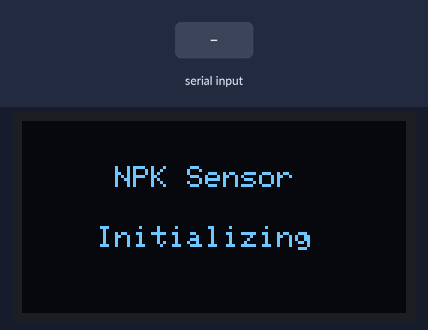
The sketch below on a simulated ESP32. Shown: 128×64 one-colour display. Inputs (shaded band) come from the test bench. What the sketch prints to the serial monitor is not drawn.

Above: at 0.6 s.
At 6.9 s:
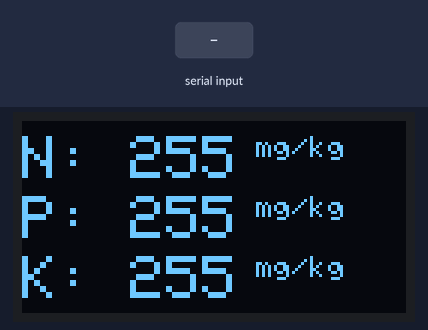
7.0 s: "1" received over the second serial link
Timing chart, 0 to 10.0 s (numbered marks = the images above; inputs shaded):
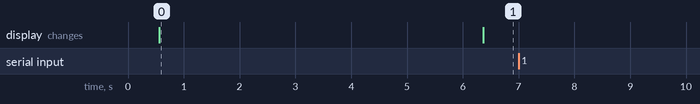

The sketch:

Test_NPK_ESP.ino
```cpp
#include <SoftwareSerial.h>


#include <Wire.h>
#include <Adafruit_GFX.h>
#include <Adafruit_SSD1306.h>

#define SCREEN_WIDTH 128    // OLED display width, in pixels
#define SCREEN_HEIGHT 64    // OLED display height, in pixels
#define OLED_RESET -1       // Reset pin # (or -1 if sharing Arduino reset pin)
Adafruit_SSD1306 display(SCREEN_WIDTH, SCREEN_HEIGHT, &Wire, OLED_RESET);

#define RE 32
#define DE 33

//const byte code[]= {0x01, 0x03, 0x00, 0x1e, 0x00, 0x03, 0x65, 0xCD};
const byte nitro[] = {0x01,0x03, 0x00, 0x1e, 0x00, 0x01, 0xe4, 0x0c};
const byte phos[] = {0x01,0x03, 0x00, 0x1f, 0x00, 0x01, 0xb5, 0xcc};
const byte pota[] = {0x01,0x03, 0x00, 0x20, 0x00, 0x01, 0x85, 0xc0};

byte values[11];
SoftwareSerial mod(26,27);

void setup() {
  Serial.begin(115200);
  mod.begin(9600);
  pinMode(RE, OUTPUT);
  pinMode(DE, OUTPUT);

  display.begin(SSD1306_SWITCHCAPVCC, 0x3C); //initialize with the I2C addr 0x3C (128x64)
  delay(500);
  display.clearDisplay();
  display.setCursor(25, 15);
  display.setTextSize(1);
  display.setTextColor(WHITE);
  display.println(" NPK Sensor");
  display.setCursor(25, 35);
  display.setTextSize(1);
  display.print("Initializing");
  display.display();
  delay(3000);
}

void loop() {

 byte n,p,k;
  n = nitrogen();
  delay(250);
  p = phosphorous();
  delay(250);
  k = potassium();
  delay(250);


  Serial.print("Nitrogen: ");
  Serial.print(n);
  Serial.println(" mg/kg");
  Serial.print("Phosphorous: ");
  Serial.print(p);
  Serial.println(" mg/kg");
  Serial.print("Potassium: ");
  Serial.print(k);
  Serial.println(" mg/kg");
  delay(2000);

  display.clearDisplay();


  display.setTextSize(2);
  display.setCursor(0, 5);
  display.print("N: ");
  display.print(n);
  display.setTextSize(1);
  display.print(" mg/kg");

  display.setTextSize(2);
  display.setCursor(0, 25);
  display.print("P: ");
  display.print(p);
  display.setTextSize(1);
  display.print(" mg/kg");

  display.setTextSize(2);
  display.setCursor(0, 45);
  display.print("K: ");
  display.print(k);
  display.setTextSize(1);
  display.print(" mg/kg");

  display.display();
}

byte nitrogen(){
  digitalWrite(DE,HIGH);
  digitalWrite(RE,HIGH);
  delay(10);
  if(mod.write(nitro,sizeof(nitro))==8){
    digitalWrite(DE,LOW);
    digitalWrite(RE,LOW);
    for(byte i=0;i<7;i++){
    //Serial.print(mod.read(),HEX);
    values[i] = mod.read();
    Serial.print(values[i],HEX);
    }
    Serial.println();
  }
  return values[4];
}

byte phosphorous(){
  digitalWrite(DE,HIGH);
  digitalWrite(RE,HIGH);
  delay(10);
  if(mod.write(phos,sizeof(phos))==8){
    digitalWrite(DE,LOW);
    digitalWrite(RE,LOW);
    for(byte i=0;i<7;i++){
    //Serial.print(mod.read(),HEX);
    values[i] = mod.read();
    Serial.print(values[i],HEX);
    }
    Serial.println();
  }
  return values[4];
}

byte potassium(){
  digitalWrite(DE,HIGH);
  digitalWrite(RE,HIGH);
  delay(10);
  if(mod.write(pota,sizeof(pota))==8){
    digitalWrite(DE,LOW);
    digitalWrite(RE,LOW);
    for(byte i=0;i<7;i++){
    //Serial.print(mod.read(),HEX);
    values[i] = mod.read();
    Serial.print(values[i],HEX);
    }
    Serial.println();
  }
  return values[4];
}
```

Measured:
- after the input at 7.0 s, every drawn part: stays the same
- what the display in image 0 shows lasts 5.8 s, from 0.6 s to 6.4 s
